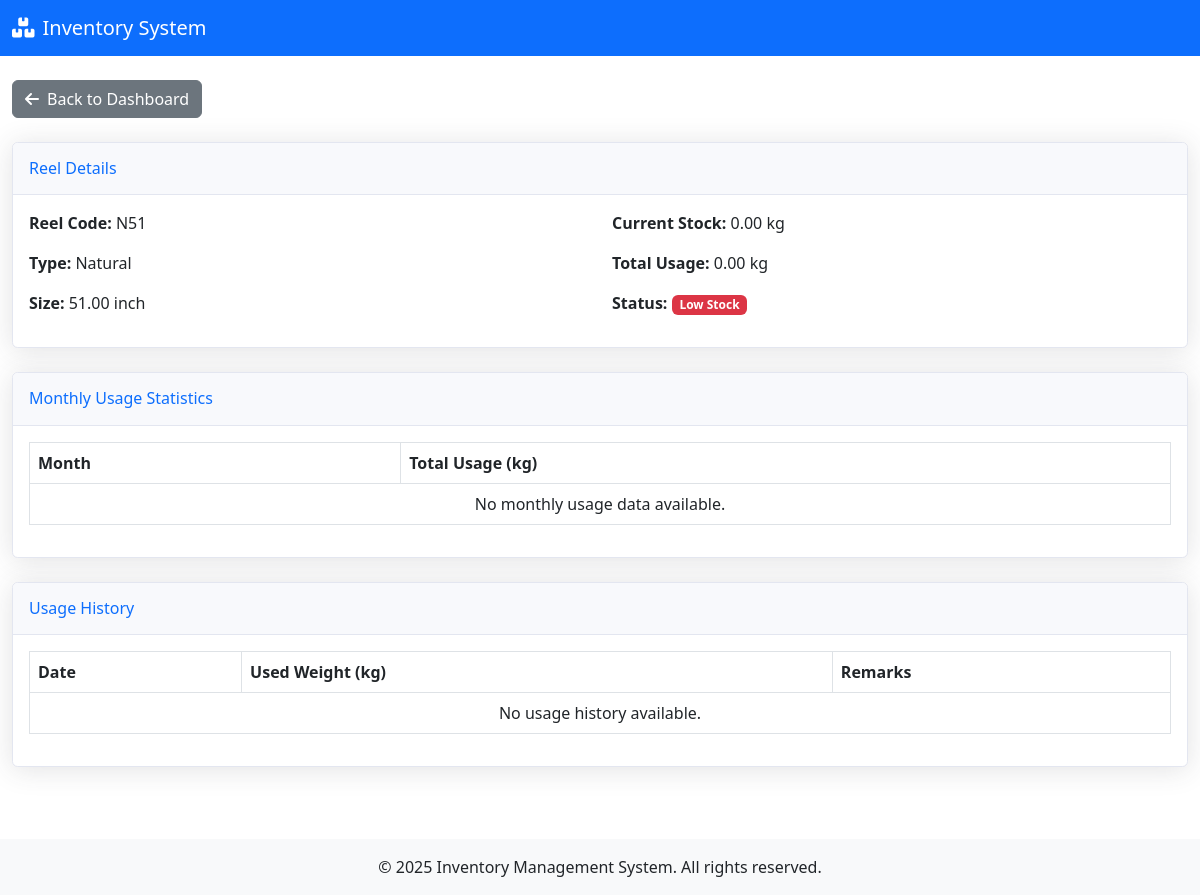
The page /reel-report/17/ on the database its author committed.
### inventory/models.py (models this page shows, shortened)
class Reel(models.Model):
    REEL_TYPE_CHOICES = [
        ('natural', 'Natural'),
        ('golden', 'Golden'),
    ]
    reel_code = models.CharField(max_length=50, unique=True, help_text="Code for this reel")
    reel_type = models.CharField(max_length=20, choices=REEL_TYPE_CHOICES, help_text="Type of reel: Natural or Golden")
    size_inch = models.DecimalField(max_digits=5, decimal_places=2, help_text="Size in inch (e.g., 26.00 to 52.00)")
    weight_kg = models.DecimalField(max_digits=10, decimal_places=2, help_text="Weight of the reel in kg")
    current_stock = models.DecimalField(
        max_digits=10, decimal_places=2, default=Decimal("0.00"), editable=True, help_text="Current stock available in kg"
    )
    created_at = models.DateTimeField(null=True, blank=True)
    updated_at = models.DateTimeField(null=True, blank=True)
    class Meta:
        ordering = ['reel_code']  # Default ordering by reel code

### inventory/views.py (the view)
# urls.py: path('reel-report/<int:pk>/', ReelReportView.as_view(), name='reel_report'),
class ReelReportView(DetailView):
    model = Reel
    template_name = 'inventory/reel_report.html'
    context_object_name = 'reel'
    def get_context_data(self, **kwargs):
        context = super().get_context_data(**kwargs)
        reel = self.get_object()
        usage_history = DailyUsage.objects.filter(reel=reel).order_by('-usage_date')
        total_usage = DailyUsage.objects.filter(reel=reel).aggregate(Sum('used_weight'))['used_weight__sum'] or 0
        monthly_usage = DailyUsage.objects.filter(reel=reel).annotate(
            year=ExtractYear('usage_date'),
            month=ExtractMonth('usage_date')
        ).values('year', 'month').annotate(
            total_usage=Sum('used_weight')
        ).order_by('-year', '-month')
        context.update({
            'usage_history': usage_history,
            'total_usage': total_usage,
            'monthly_usage': monthly_usage,
        })
        return context

### inventory/templates/inventory/reel_report.html (shortened to what this page needs)
{% extends 'base.html' %}
{% load static %}
{% block content %}
<div class="container-fluid py-4">
    <div class="mb-4">
        <a href="{% url 'dashboard' %}" class="btn btn-secondary">
            <i class="fas fa-arrow-left me-2"></i>Back to Dashboard
        </a>
    </div>
    <div class="card shadow mb-4">
        <div class="card-header py-3">
            <h6 class="m-0 font-weight-bold text-primary">Reel Details</h6>
        </div>
        <div class="card-body">
            <div class="row">
                <div class="col-md-6">
                    <p><strong>Reel Code:</strong> {{ reel.reel_code }}</p>
                    <p><strong>Type:</strong> {{ reel.reel_type|title }}</p>
                    <p><strong>Size:</strong> {{ reel.size_inch }} inch</p>
                </div>
                <div class="col-md-6">
                    <p><strong>Current Stock:</strong> {{ reel.current_stock|floatformat:2 }} kg</p>
                    <p><strong>Total Usage:</strong> {{ total_usage|floatformat:2 }} kg</p>
                    <p><strong>Status:</strong>
                        {% if reel.current_stock <= 200 %}
                            <span class="badge bg-danger">Low Stock</span>
                        {% else %}
                            <span class="badge bg-success">In Stock</span>
                        {% endif %}
                    </p>
                </div>
            </div>
        </div>
    </div>
    <div class="card shadow mb-4">
        <div class="card-header py-3">
            <h6 class="m-0 font-weight-bold text-primary">Monthly Usage Statistics</h6>
        </div>
        <div class="card-body">
            <div class="table-responsive">
                <table class="table table-bordered">
                    <thead>
                        <tr>
                            <th>Month</th>
                            <th>Total Usage (kg)</th>
                        </tr>
                    </thead>
                    <tbody>
                        {% for usage in monthly_usage %}
                        <tr>
                            <td>{{ usage.year }}-{{ usage.month|stringformat:"02d" }}</td>
                            <td>{{ usage.total_usage|floatformat:2 }}</td>
                        </tr>
                        {% empty %}
                        <tr>
                            <td colspan="2" class="text-center">No monthly usage data available.</td>
                        </tr>
                        {% endfor %}
                    </tbody>
                </table>
            </div>
        </div>
    </div>
    <div class="card shadow mb-4">
        <div class="card-header py-3">
            <h6 class="m-0 font-weight-bold text-primary">Usage History</h6>
        </div>
        <div class="card-body">
            <div class="table-responsive">
                <table class="table table-bordered">
                    <thead>
                        <tr>
                            <th>Date</th>
                            <th>Used Weight (kg)</th>
                            <th>Remarks</th>
                        </tr>
                    </thead>
                    <tbody>
                        {% for usage in usage_history %}
                        <tr>
                            <td>{{ usage.usage_date }}</td>
                            <td>{{ usage.used_weight|floatformat:2 }}</td>
                            <td>{{ usage.remarks|default:"-" }}</td>
                        </tr>
                        {% empty %}
                        <tr>
                            <td colspan="3" class="text-center">No usage history available.</td>
                        </tr>
                        {% endfor %}
                    </tbody>
                </table>
            </div>
        </div>
    </div>
</div>
{% endblock %}

### inventory/templates/base.html (style rules this page uses)
.card { position: relative; display: flex; flex-direction: column; min-width: 0; word-wrap: break-word; background-color: #fff; background-clip: border-box; border: 1px solid #e3e6f0; border-radius: 0.35rem; }
.card-header { background-color: #f8f9fc; border-bottom: 1px solid #e3e6f0; }
.shadow { box-shadow: 0 0.15rem 1.75rem 0 rgba(58, 59, 69, 0.15) !important; }

### rows shown on the page
Reel: reel_code "N51", reel_type "Natural", size_inch "51.00", current_stock "0.00"

### other values the page prints
{{ total_usage|floatformat:2 }} "0.00"
